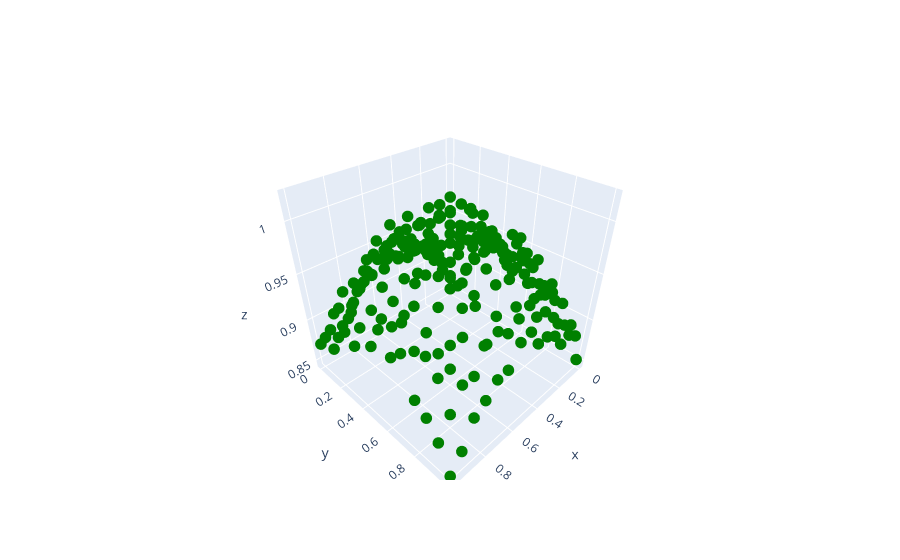

Write notebook code for a chart like this one.
### Code cell
fig = go.Figure()
fig.add_trace(go.Scatter3d(x=x, y=y, z=y_train, 
                                       mode='markers', marker=dict(size=4, color='green'), name='Test Points'))

### Figure 1 — Plotly figure (JSON) as saved in the notebook; plotly's stock layout.template omitted (floating-point values rounded to 4 significant figures; data arrays with more than 128 entries replaced by an {"elided": "..."} marker saying what was removed)
{"data": [{"marker": {"color": "green", "size": 4}, "mode": "markers", "name": "Test Points", "type": "scatter3d", "x": {"elided": "225 float values"}, "y": {"elided": "225 float values"}, "z": {"elided": "225 float values"}}], "layout": {}}
